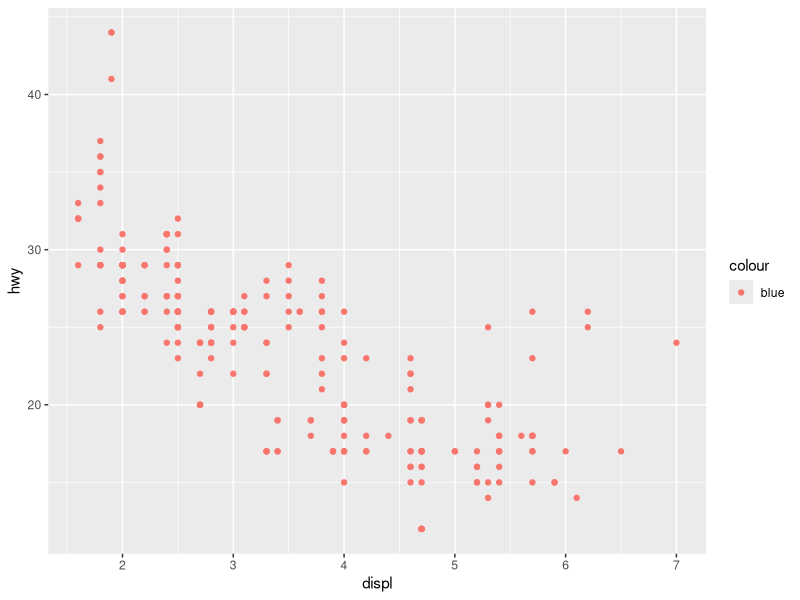
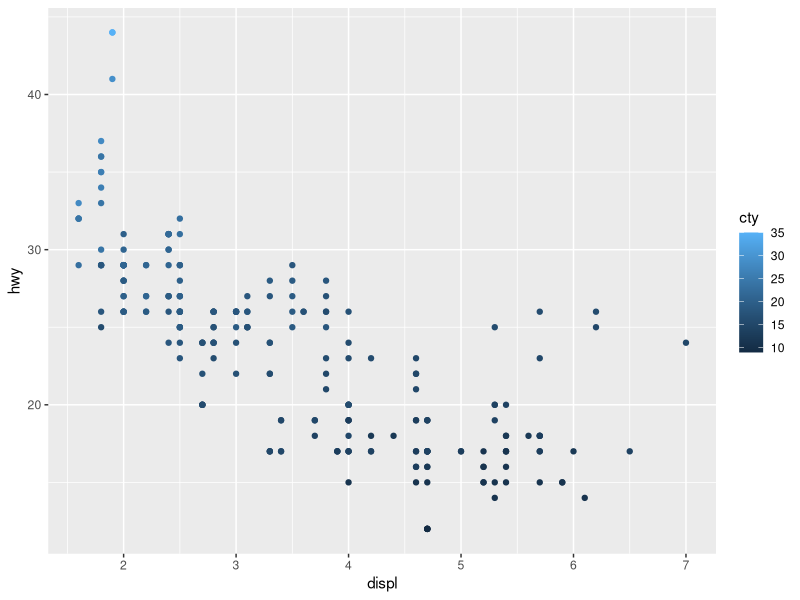
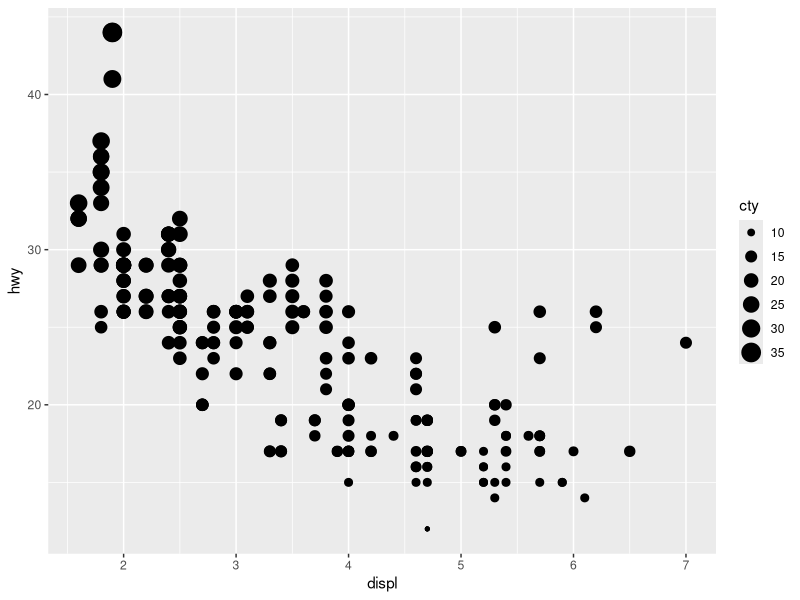
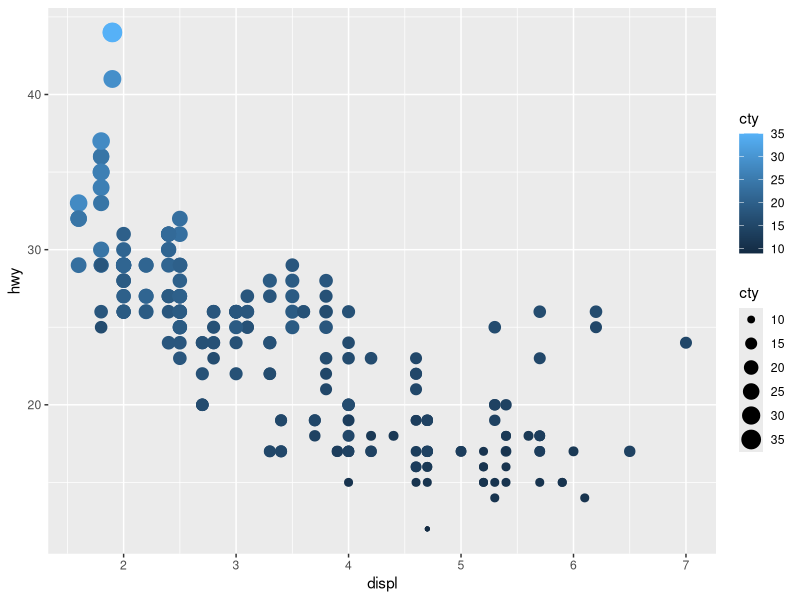
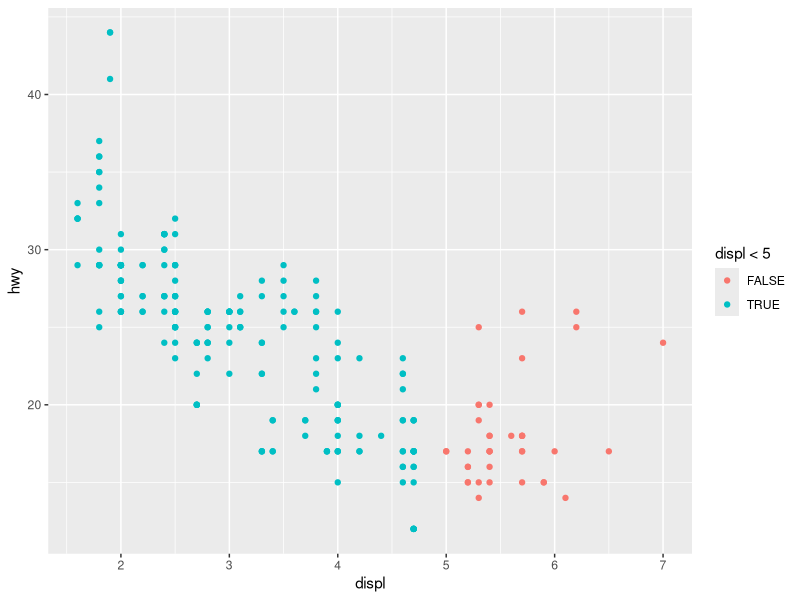

Here is the R script that generated these plots, in order:
## ---- chunk 1
library(ggplot2)
library(dplyr)
## ---- chunk 2
ggplot(data=mpg) + 
  geom_point(mapping=aes(x=displ, y=hwy, color="blue"))
## ---- chunk 3
mpg %>% select_if(is.character) %>% names
mpg %>% select_if(is.numeric) %>% names
## ---- chunk 4
ggplot(mpg, aes(x=displ, y=hwy, color=cty)) +
  geom_point()
## ---- chunk 5
ggplot(mpg, aes(x=displ, y=hwy, size=cty)) +
  geom_point()
## ---- chunk 6
ggplot(mpg, aes(x=displ, y=hwy, color=cty, size=cty)) +
  geom_point()
## ---- chunk 7
ggplot(mpg, aes(x=displ, y=hwy, color=displ<5)) +
  geom_point()
